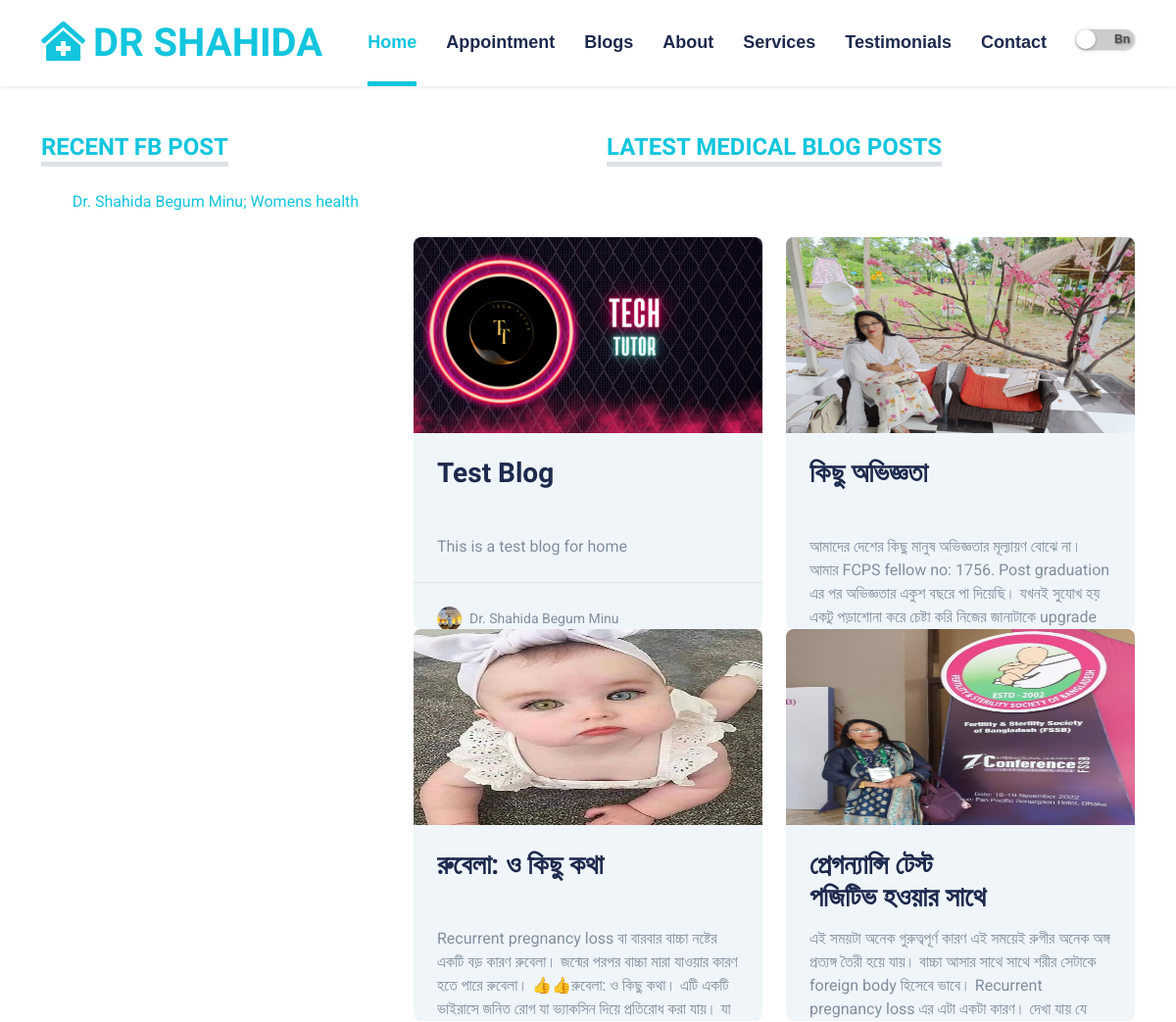
/blog/ (upper part), run on an earlier commit of the app's database.
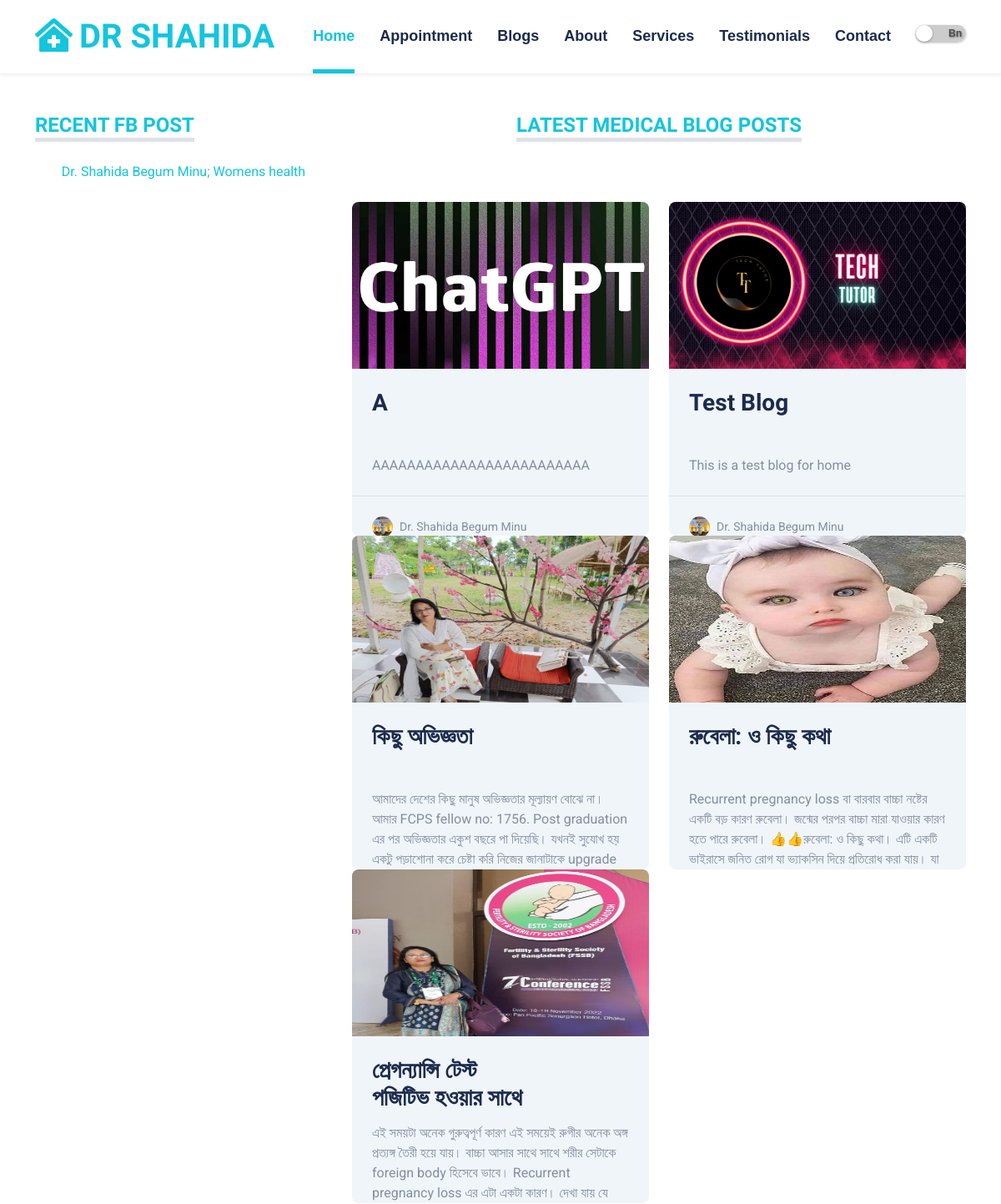
And on a later commit of the database.
### dr_shahida/models.py (models this page shows, shortened)
class BlogPost(models.Model):
    title = models.CharField(max_length=200, unique=True)
    show_on_home = models.BooleanField(default=False)
    author = models.ForeignKey(User, on_delete= models.CASCADE,related_name='blog_posts')
    updated_on = models.DateTimeField(auto_now= True)
    img = models.ImageField(upload_to='featured_image')
    content = models.TextField()
    created_on = models.DateTimeField(auto_now_add=True)
    class Meta:
        ordering = ['-created_on']

### dr_shahida/views.py (the view)
# urls.py: 2. Add a URL to urlpatterns:  path('blog/', include('blog.urls'))
def blog(request):
    blog_posts = BlogPost.objects.all()
    ln = get_lang(request)
    context = {
        'blog_posts': blog_posts,
        'lang': my_dict[ln],
        'selected_lang': ln
    }
    return render(request, 'dr_shahida/blog.html', context=context)

### dr_shahida/views.py (called while the page is built)
def get_lang(request):
    if 'lang' in request.COOKIES:
        ln = request.COOKIES['lang']
        if ln in our_lang:
            pass
        else:
            return 'en'
    else:
        x = to_locale(get_language())
        x = x.split('_')[0]
        if x in our_lang:
            ln = x
        else:
            ln = 'en'
    return ln

### templates/dr_shahida/blog.html (shortened to what this page needs)
{% extends 'dr_shahida/base.html' %}
{% load i18n %}
{% load static %}
{% block content %}
    <div class="container-fluid py-5">
        <div class="container">
            <div class="row">
                <div class="col-xl-4 col-lg-4 col-md-12 col-sm-12">
                        <div class="mb-5">
                            <h4 class="d-inline-block text-primary text-uppercase border-bottom border-5 mb-4">{{lang.fb_page_title}}</h4>
                            <div class="text-center mx-auto mb-5" style="max-width: 500px;">
                                <div class="fb-page" data-href="https://www.facebook.com/Dr.ShahidaBegumMinu/" data-tabs="timeline" data-width="" data-height="1200" data-small-header="false" data-adapt-container-width="true" data-hide-cover="false" data-show-facepile="true"><blockquote cite="https://www.facebook.com/Dr.ShahidaBegumMinu/" class="fb-xfbml-parse-ignore"><a href="https://www.facebook.com/Dr.ShahidaBegumMinu/">Dr. Shahida Begum Minu; Womens health</a></blockquote></div>
                            </div>
                        </div>
                </div>
                <div class="col-xl-8 col-lg-8 col-md-12 col-sm-12">
                    <div class="text-center mx-auto mb-5" style="max-width: 500px;">
                        <h4 class="d-inline-block text-primary text-uppercase border-bottom border-5 mb-4">{{lang.blog_post_title}}</h4>
                    </div>
                    <div class="row">
                        {% for blog_post in blog_posts %}
                    <div class="col-xl-6 col-lg-6 col-md-12 col-sm-12">
                        <div class="bg-light rounded overflow-hidden">
                            <img class="img-fluid img-fluids w-100" src="{{ blog_post.img.url }}" alt="">
                        <div class="p-4">
                            <a class="h3 d-block mb-3" href="{% url 'blogdetailview' post_id=blog_post.id  %}">{{ blog_post.title }}</a>
                            <p class="m-0">{{ blog_post.content }}</p>
                        </div>
                        <div class="d-flex justify-content-between border-top p-4">
                            <div class="d-flex align-items-center">
                                <img class="rounded-circle me-2" src="{% static 'img/user.jpg' %}" width="25" height="25" alt="">
                                <small>{{ lang.doctor_name }}</small>
                            </div>
                        </div>
                    </div>
                </div>
            {% endfor %}
                    </div>
                </div>
            </div>
            </div>
    </div>
{% endblock %}

What changed in the data, as far as the page shows it:
added BlogPost: img (picture), title "A", content "AAAAAAAAAAAAAAAAAAAAAAAAA", doctor_name "Dr. Shahida Begum Minu"
